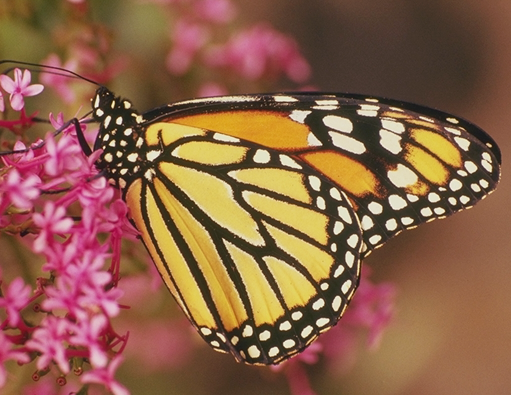
#> input picture proj_2016/monarch.bmp, 511 x 395 px
$ python guidedfilter.py   (older library calls are emulated)
#> lines starting #> are read from the running program, lines starting #| are printed output that depends on the picture; after the words box and inside, x2 and y2 are one past the last pixel; in counts of white or black regions, pixels touching at a corner belong together
#encoding: utf-8
import cv2
import numpy as np
def guidedfilter(I, p, r, eps):
    h, w = I.shape[:2]
    N = boxfilter(np.ones((h, w), dtype=np.float), r)
    mean_I = boxfilter(I, r) / N
    mean_p = boxfilter(p, r) / N
    mean_Ip = boxfilter(I * p, r) / N
    cov_Ip = mean_Ip - mean_I * mean_p

    mean_II = boxfilter(I * I, r) / N
    var_I = mean_II - mean_I * mean_I

    a = cov_Ip / (var_I + eps)
    b = mean_p - a * mean_I

    mean_a = boxfilter(a, r) / N
    mean_b = boxfilter(b, r) / N

    q = mean_a * I + mean_b
    return q * 255.0

def boxfilter(I, r):
    h, w = I.shape[:2]
    I_d = np.zeros((h, w), np.float)
    I_Cum = np.cumsum(I, 0)
    I_d[:r+1, :] = I_Cum[r:2*r+1, :]
    I_d[r+1:h-r, :] = I_Cum[2*r+1:h, :] - I_Cum[:h-2*r-1, :]
    I_d[h-r:h, :] = np.tile(I_Cum[h-1, :], (r,1)) - I_Cum[h-2*r-1:h-r-1, :]
    I_Cum = np.cumsum(I_d, 1)
    I_d[:, :r+1] = I_Cum[:, r:2*r+1]
    I_d[:, r+1:w-r] = I_Cum[:, 2*r+1:w] - I_Cum[:, :w-2*r-1]
    I_d[:, w-r:w] = np.transpose(np.tile(I_Cum[:, w-1], (r,1))) - I_Cum[:, w-2*r-1:w-r-1]
    return I_d

if __name__ == '__main__':
    #smoothing
    '''
    p = cv2.imread('baboon.bmp', 0)/255.0
    I = p
    r = np.array([2, 4, 8])
    eps = np.array([0.01, 0.04, 0.16])
    for i in range(3):
        for j in range(3):
            string = 'baboon%d%d.bmp'%(i,j)
            img = guidedfilter(I,p,r[i],eps[j])
            cv2.imwrite(string, img)
    '''
    #enhancement
    p = cv2.imread('monarch.bmp',3) / 255.0
    I = p
    r = 16
    eps = 0.01
    h, w = I.shape[:2]
#> h = 395; w = 511
    q = np.zeros((h, w, 3))
    q[:, :, 0] = guidedfilter(I[:, :, 0], p[:, :, 0], r, eps)
#> in boxfilter, `I_Cum = np.cumsum(I, 0)`: I: shape (395, 511) float64; every value is 1
#> in boxfilter, `I_d[:, w-r:w] = np.transpose(np.tile(I_Cum[:, w-1], (r,1))) - I_Cum[:,..`: I_d: shape (395, 511) float64; min 289, max 1089, mean 1049.1
#> in boxfilter (call 2), `I_d[h-r:h, :] = np.tile(I_Cum[h-1, :], (r,1)) - I_Cum[h-2*r-1:h-r-1, :]`: I_d: shape (395, 511) float64; min 1.9, max 24.45, mean 9.3
#> in boxfilter (call 2), `I_d[:, :r+1] = I_Cum[:, r:2*r+1]`: I_d: shape (395, 511) float64; min 1.9, max 603.1, mean 17.1
#> in boxfilter (call 2), `I_d[:, w-r:w] = np.transpose(np.tile(I_Cum[:, w-1], (r,1))) - I_Cum[:,..`: I_d: shape (395, 511) float64; min 41.36, max 645.1, mean 300.8
#> in boxfilter (call 4), `I_d[h-r:h, :] = np.tile(I_Cum[h-1, :], (r,1)) - I_Cum[h-2*r-1:h-r-1, :]`: I_d: shape (395, 511) float64; min 0.214, max 18.44, mean 3.57
#> in boxfilter (call 4), `I_d[:, :r+1] = I_Cum[:, r:2*r+1]`: I_d: shape (395, 511) float64; min 0.214, max 388.2, mean 6.8
#> in boxfilter (call 4), `I_d[:, w-r:w] = np.transpose(np.tile(I_Cum[:, w-1], (r,1))) - I_Cum[:,..`: I_d: shape (395, 511) float64; min 6.04, max 406.5, mean 116.2
#> in guidedfilter, `cov_Ip = mean_Ip - mean_I * mean_p`:
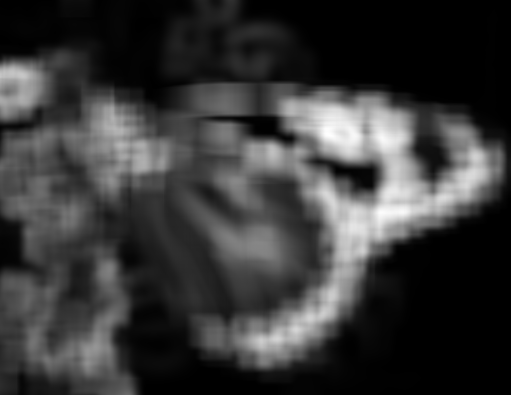
#> cov_Ip: shape (395, 511) float64; min 3.76e-05, max 0.0937, mean 0.0208; drawn with min black and max white
#> in guidedfilter, `b = mean_p - a * mean_I`:
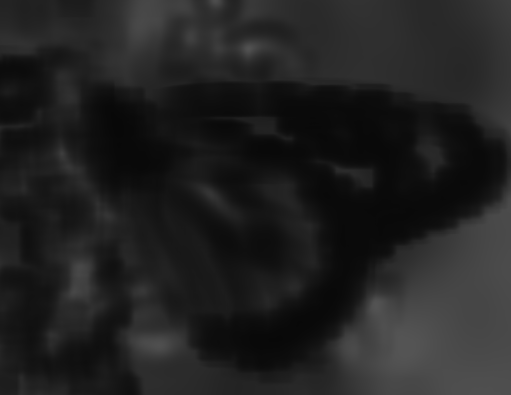
#> b: shape (395, 511) float64; min 0.0334, max 0.333, mean 0.133
#> in boxfilter (call 6), `I_d[h-r:h, :] = np.tile(I_Cum[h-1, :], (r,1)) - I_Cum[h-2*r-1:h-r-1, :]`: I_d: shape (395, 511) float64; min 0.0711, max 29.61, mean 15.9
#> in boxfilter (call 6), `I_d[:, :r+1] = I_Cum[:, r:2*r+1]`: I_d: shape (395, 511) float64; min 0.0711, max 931, mean 31
#> in boxfilter (call 6), `I_d[:, w-r:w] = np.transpose(np.tile(I_Cum[:, w-1], (r,1))) - I_Cum[:,..`: I_d: shape (395, 511) float64; min 1.79, max 974.1, mean 519.7
#> in guidedfilter, `mean_a = boxfilter(a, r) / N`:
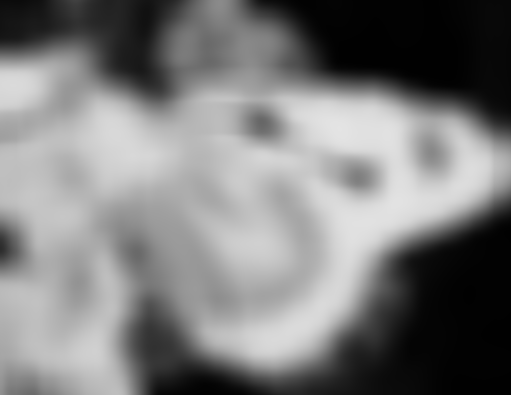
#> mean_a: shape (395, 511) float64; min 0.00512, max 0.894, mean 0.486
#> in boxfilter (call 7), `I_d[h-r:h, :] = np.tile(I_Cum[h-1, :], (r,1)) - I_Cum[h-2*r-1:h-r-1, :]`:
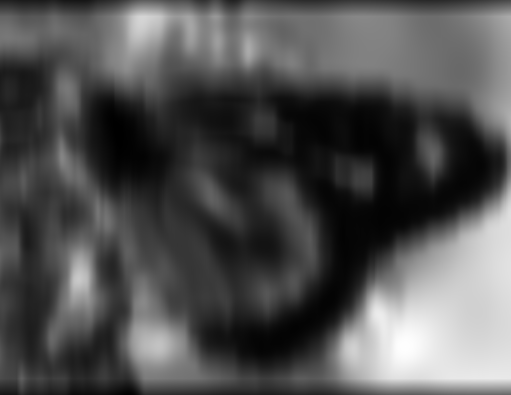
#> I_d: shape (395, 511) float64; min 1.14, max 10.89, mean 4.26; drawn with min black and max white
#> in boxfilter (call 7), `I_Cum = np.cumsum(I_d, 1)`:
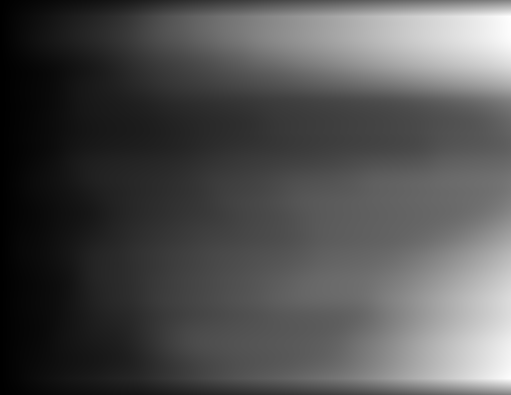
#> I_Cum: shape (395, 511) float64; min 2.04, max 3063.9, mean 978.8; drawn with min black and max white
#> in boxfilter (call 7), `I_d[:, :r+1] = I_Cum[:, r:2*r+1]`:
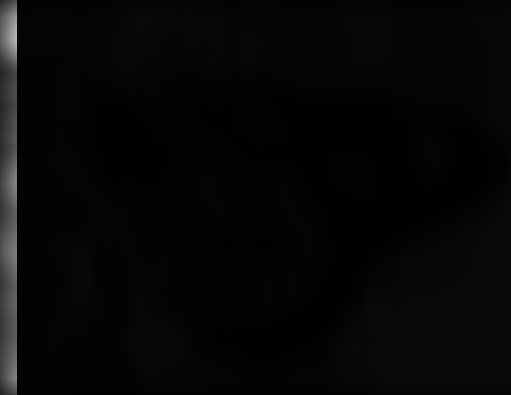
#> I_d: shape (395, 511) float64; 3.33% of pixels changed, all inside (x1, y1, x2, y2) = (0, 0, 17, 395)
#> in boxfilter (call 7), `I_d[:, r+1:w-r] = I_Cum[:, 2*r+1:w] - I_Cum[:, :w-2*r-1]`:
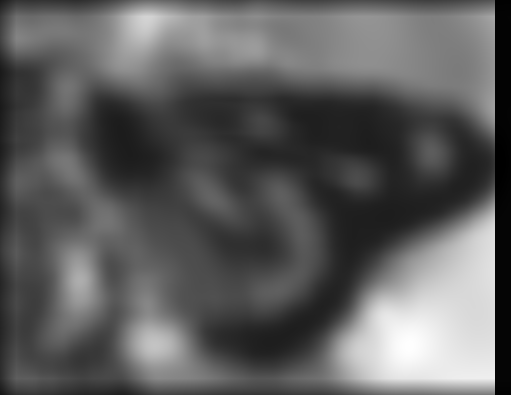
#> I_d: shape (395, 511) float64; min 2.05, max 354.5, mean 132.1; drawn with min black and max white
    q[:, :, 1] = guidedfilter(I[:, :, 1], p[:, :, 1], r, eps)
    q[:, :, 2] = guidedfilter(I[:, :, 2], p[:, :, 2], r, eps)
    I_enhanced = (I * 255.0 - q) * 10 + q
    cv2.imwrite('monarch_en_10.bmp', I_enhanced)

$ run again, with proj_2016/beauty_with_freckle.bmp copied over proj_2016/monarch.bmp
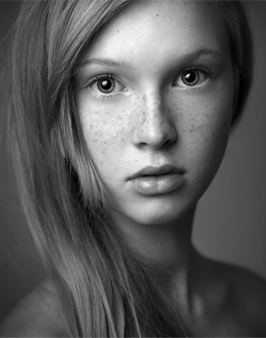
#> input picture proj_2016/beauty_with_freckle.bmp, 266 x 338 px
#> I: shape (338, 266) float64; every value is 1
#> in boxfilter (call 7), `I_d[:, :r+1] = I_Cum[:, r:2*r+1]`:
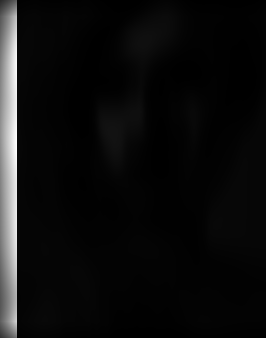
#> I_d: shape (338, 266) float64; min 1.59, max 293.1, mean 18.1; drawn with min black and max white
#> in boxfilter (call 7), `I_d[:, r+1:w-r] = I_Cum[:, 2*r+1:w] - I_Cum[:, :w-2*r-1]`:
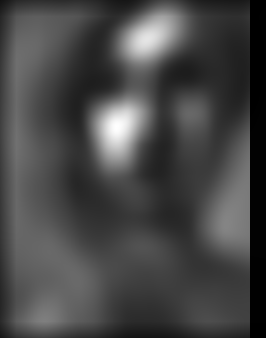
#> I_d: shape (338, 266) float64; min 2.22, max 659.6, mean 185.7; drawn with min black and max white

$ run again, with proj_2016/bird.bmp copied over proj_2016/monarch.bmp
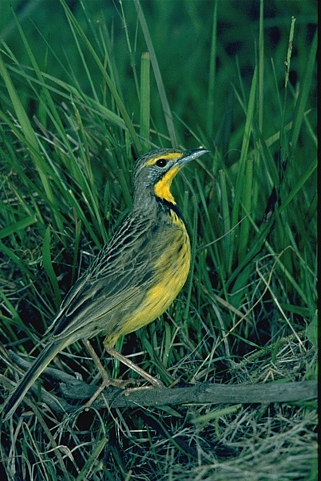
#> input picture proj_2016/bird.bmp, 321 x 481 px
#> I: shape (481, 321) float64; every value is 1
#> in boxfilter (call 7), `I_d[:, r+1:w-r] = I_Cum[:, 2*r+1:w] - I_Cum[:, :w-2*r-1]`:
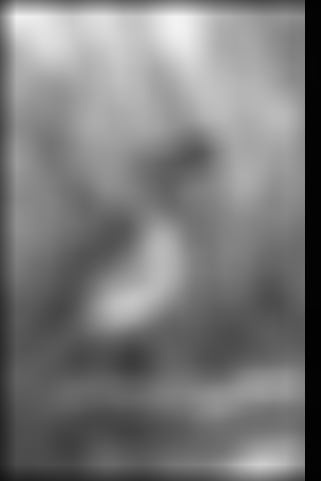
#> I_d: shape (481, 321) float64; min 1.83, max 242.7, mean 122.8
